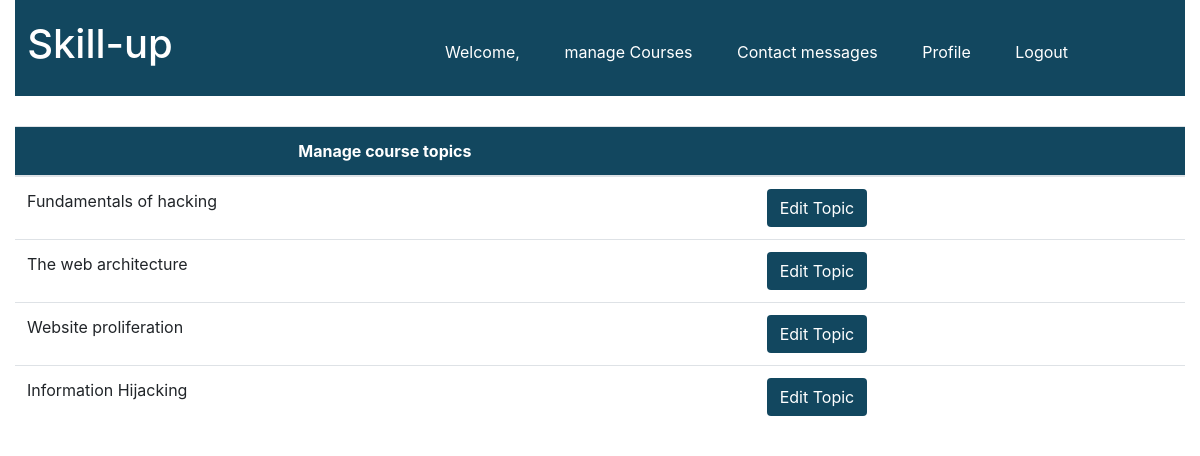
Page /skillup/topics/3 on the committed database.
### skillup/models.py (models this page shows)
class Topic(models.Model):
    course = models.ForeignKey(Course, on_delete=models.CASCADE, null=True)
    title = models.CharField(max_length=65)
    vid_url = models.CharField(max_length=2083)

### skillup/views.py (the view)
# urls.py: path("topics/<int:course_id>", views.topics, name="topics"),
def topics(request, course_id):
    context = {
        "topics": Topic.objects.filter(course=course_id)
    }
    return render(request, "edit_topics.html", context)

### skillup/templates/edit_topics.html (shortened to what this page needs)
{% extends 'base.html' %}
{% block content %}
<nav>
    <div class="row">
        <div class="col-md-2 title"><h1 class="text-center"><a href="{% url 'admin_area' %}"
                                                               class="title_text">Skill-up</a></h1></div>
        <div class="col-md-10 text-right menu_items">
            <ul>
                <li><a href="#">Welcome, {{ user.username }}</a></li>
                <li><a href="{% url 'manage_courses' %}">manage Courses</a></li>
                <li><a href="{% url 'contact_messages' %}">Contact messages</a></li>
                <li><a href="{% url 'profile' %}">Profile</a></li>
                <li><a href="{% url 'logout' %}">Logout</a></li>
            </ul>
        </div>
    </div>
</nav>
<div class="row">
    <div class="col-md-12 banner">
        <table class="table">
        <thead class="table_head">
        <tr>
            <th scope="col">Manage course topics</th>
            <th scope="col"></th>
        </tr>
        </thead>
        <tbody>
        {% for topic in topics %}
        <tr>
            <td>{{ topic.title }}</td>
            <td><a class="btn table_head my_btn"
                   href="{% url 'edit_topic' topic.id %}">Edit Topic</a></td>
        </tr>
        {% endfor %}
    </table>
    </div>
</div>
{% endblock %}

### skillup/static/skillup/css/style.css (style rules this page uses)
nav { background: #12475f; width:100%; height: auto; }
ul { width:80%; margin: 0 auto; padding: 0; }
ul li { list-style-type:none; display: inline-block; padding: 20px; }
ul li a { color: #fff; text-decoration: none; }
.title { color: #fff; margin-top: 13px; }
.title_text { color: #fff; }
.banner { color: #12475f; }
.table_head { background: #12475f; color: #fff; text-align: center; }
.banner { margin-top: 30px; }
.title { margin-top: 20px; margin-bottom: 20px; }
.menu_items { margin-top:20px; }

### rows in the picture
Topic: title "Fundamentals of hacking"
Topic: title "The web architecture"
Topic: title "Website proliferation"
Topic: title "Information Hijacking"
